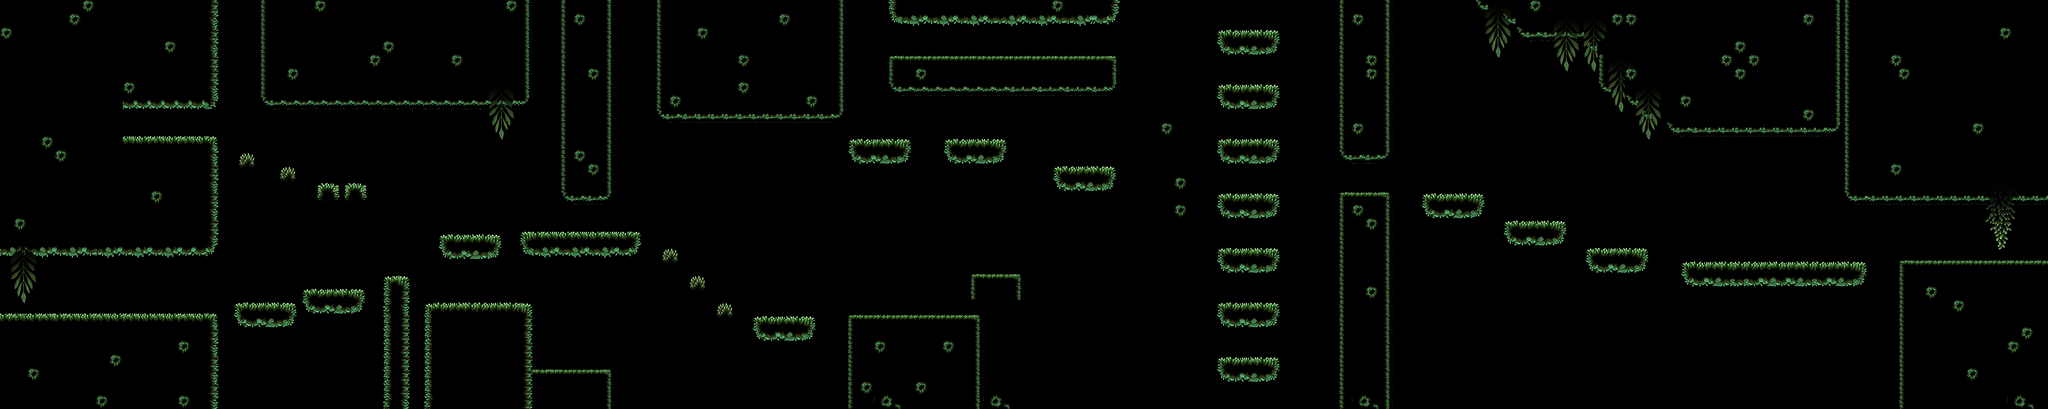

Tiled map render using the project's own tile images. Description and the map definition, with tile-layer contents summarised, below:
An orthogonal 150x30 tile map with 46x46 px tiles, 2 tile layers (Tile Layer 1, Tile Layer 3), 1 hidden layer not drawn, 3 tilesets.

<map version="1.5" tiledversion="1.7.2" orientation="orthogonal" renderorder="right-down" width="150" height="30" tilewidth="46" tileheight="46" infinite="0" nextlayerid="9" nextobjectid="1">
 <tileset firstgid="1" name="Mossy - TileSet" tilewidth="46" tileheight="46" tilecount="81" columns="9">
  <image source="Mossy Tileset/Mossy - TileSet.png" width="416" height="416" />
 </tileset>
 <tileset firstgid="82" name="Mossy - FloatingPlatforms" tilewidth="46" tileheight="46" tilecount="81" columns="9">
  <image source="Mossy Tileset/Mossy - FloatingPlatforms.png" width="416" height="416" />
 </tileset>
 <tileset firstgid="163" name="Mossy - Hanging Plants" tilewidth="46" tileheight="46" tilecount="144" columns="12">
  <image source="Mossy Tileset/Mossy - Hanging Plants.png" width="552" height="552" />
 </tileset>
 <imagelayer id="6" name="Image Layer 1">
  <image source="OneDrive/Pictures/Álbum de cámara/finalbackground.png" />
 </imagelayer>
 <layer id="2" name="Tile Layer 2" width="150" height="30" visible="0">
  <data>[4500 cells, 398 non-empty, 67 distinct tile ids]</data>
 </layer>
 <layer id="1" name="Tile Layer 1" width="150" height="30">
  <data>[4500 cells, 1901 non-empty, 64 distinct tile ids]</data>
 </layer>
 <layer id="8" name="Tile Layer 3" width="150" height="30">
  <data>[4500 cells, 156 non-empty, 55 distinct tile ids]</data>
 </layer>
</map>
